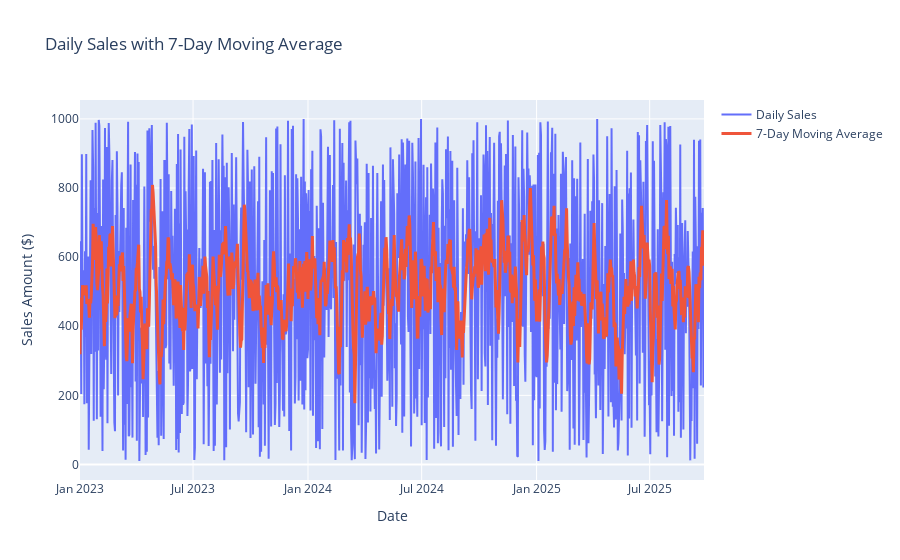

The notebook cell saved with this chart:
### Code cell
# Plot time series with rolling average
fig = (
    go.Figure()
    .add_trace(
        go.Scatter(
            x=daily_sales["date"],
            y=daily_sales["sales_amount"],
            mode="lines",
            name="Daily Sales",
        )
    )
    .add_trace(
        go.Scatter(
            x=daily_sales["date"],
            y=daily_sales["7d_moving_avg"],
            mode="lines",
            name="7-Day Moving Average",
            line=dict(width=3),
        ),
    )
    .update_layout(
        title="Daily Sales with 7-Day Moving Average",
        xaxis_title="Date",
        yaxis_title="Sales Amount ($)",
    )
)
fig.show()

### Figure 1 — Plotly figure (JSON) as saved in the notebook; plotly's stock layout.template omitted (floating-point values rounded to 4 significant figures; data arrays with more than 128 entries replaced by an {"elided": "..."} marker saying what was removed)
{"data": [{"mode": "lines", "name": "Daily Sales", "type": "scatter", "x": {"elided": "1000 str values"}, "y": {"elided": "1000 float values"}}, {"line": {"width": 3}, "mode": "lines", "name": "7-Day Moving Average", "type": "scatter", "x": {"elided": "1000 str values"}, "y": {"elided": "1000 float values"}}], "layout": {"title": {"text": "Daily Sales with 7-Day Moving Average"}, "xaxis": {"title": {"text": "Date"}}, "yaxis": {"title": {"text": "Sales Amount ($)"}}}}
